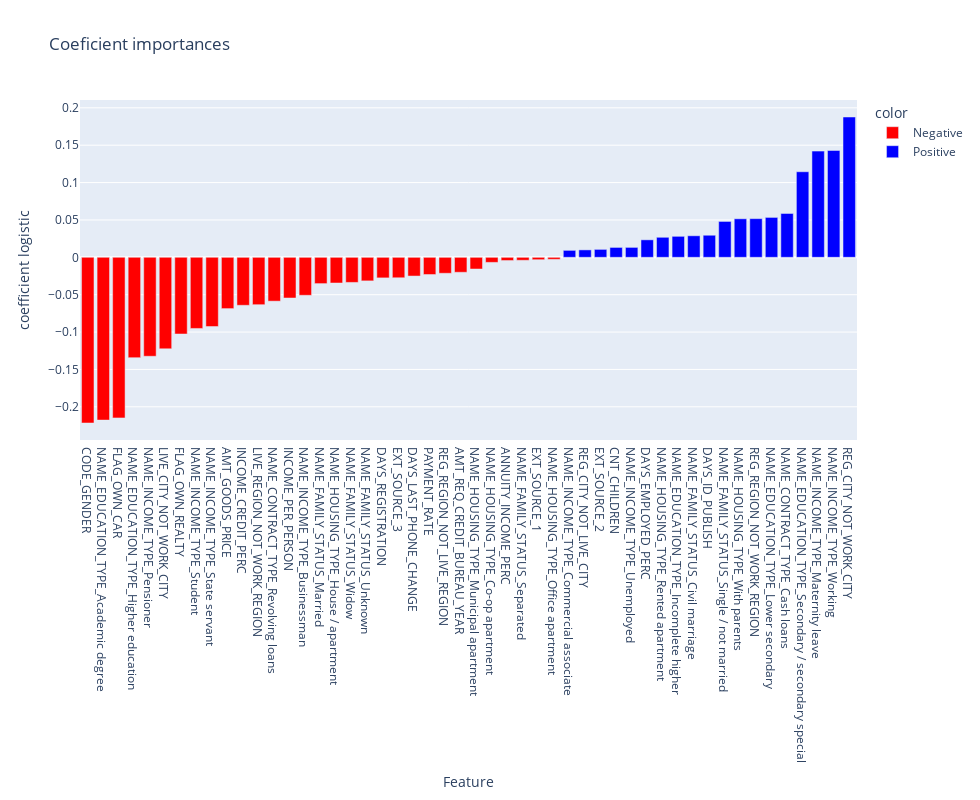

Notebook code for this chart:
### Code cell
coef_importan()

### Figure 1 — Plotly figure (JSON) as saved in the notebook; plotly's stock layout.template omitted (floating-point values rounded to 4 significant figures)
{"data": [{"alignmentgroup": "True", "hovertemplate": "color=Negative<br>Feature=%{x}<br>coefficient logistic=%{y}<extra></extra>", "legendgroup": "Negative", "marker": {"color": "red", "pattern": {"shape": ""}}, "name": "Negative", "offsetgroup": "Negative", "orientation": "v", "showlegend": true, "textposition": "auto", "type": "bar", "x": ["CODE_GENDER", "FLAG_OWN_CAR", "FLAG_OWN_REALTY", "REG_REGION_NOT_LIVE_REGION", "LIVE_REGION_NOT_WORK_REGION", "LIVE_CITY_NOT_WORK_CITY", "EXT_SOURCE_1", "EXT_SOURCE_3", "AMT_REQ_CREDIT_BUREAU_YEAR", "DAYS_LAST_PHONE_CHANGE", "AMT_GOODS_PRICE", "DAYS_REGISTRATION", "NAME_CONTRACT_TYPE_Revolving loans", "NAME_INCOME_TYPE_Businessman", "NAME_INCOME_TYPE_Pensioner", "NAME_INCOME_TYPE_State servant", "NAME_INCOME_TYPE_Student", "NAME_FAMILY_STATUS_Married", "NAME_FAMILY_STATUS_Separated", "NAME_FAMILY_STATUS_Unknown", "NAME_FAMILY_STATUS_Widow", "NAME_EDUCATION_TYPE_Academic degree", "NAME_EDUCATION_TYPE_Higher education", "NAME_HOUSING_TYPE_Co-op apartment", "NAME_HOUSING_TYPE_House / apartment", "NAME_HOUSING_TYPE_Municipal apartment", "NAME_HOUSING_TYPE_Office apartment", "INCOME_CREDIT_PERC", "INCOME_PER_PERSON", "ANNUITY_INCOME_PERC", "PAYMENT_RATE"], "xaxis": "x", "y": [-0.2217, -0.2149, -0.1026, -0.02134, -0.06339, -0.1225, -0.003207, -0.02736, -0.02002, -0.02506, -0.06863, -0.02753, -0.05866, -0.0508, -0.1324, -0.09264, -0.09516, -0.03517, -0.003986, -0.03153, -0.03357, -0.2178, -0.1342, -0.00677, -0.03436, -0.01563, -0.002712, -0.06418, -0.05443, -0.00431, -0.02303], "yaxis": "y"}, {"alignmentgroup": "True", "hovertemplate": "color=Positive<br>Feature=%{x}<br>coefficient logistic=%{y}<extra></extra>", "legendgroup": "Positive", "marker": {"color": "blue", "pattern": {"shape": ""}}, "name": "Positive", "offsetgroup": "Positive", "orientation": "v", "showlegend": true, "textposition": "auto", "type": "bar", "x": ["CNT_CHILDREN", "REG_CITY_NOT_LIVE_CITY", "REG_REGION_NOT_WORK_REGION", "REG_CITY_NOT_WORK_CITY", "EXT_SOURCE_2", "DAYS_ID_PUBLISH", "NAME_CONTRACT_TYPE_Cash loans", "NAME_INCOME_TYPE_Commercial associate", "NAME_INCOME_TYPE_Maternity leave", "NAME_INCOME_TYPE_Unemployed", "NAME_INCOME_TYPE_Working", "NAME_FAMILY_STATUS_Civil marriage", "NAME_FAMILY_STATUS_Single / not married", "NAME_EDUCATION_TYPE_Incomplete higher", "NAME_EDUCATION_TYPE_Lower secondary", "NAME_EDUCATION_TYPE_Secondary / secondary special", "NAME_HOUSING_TYPE_Rented apartment", "NAME_HOUSING_TYPE_With parents", "DAYS_EMPLOYED_PERC"], "xaxis": "x", "y": [0.01323, 0.009951, 0.05173, 0.1877, 0.01062, 0.02954, 0.05866, 0.009323, 0.1421, 0.01327, 0.143, 0.02882, 0.04798, 0.02808, 0.05339, 0.1145, 0.02679, 0.05155, 0.0234], "yaxis": "y"}], "layout": {"autosize": false, "barmode": "relative", "height": 800, "legend": {"title": {"text": "color"}, "tracegroupgap": 0}, "title": {"text": "Coeficient importances"}, "width": 980, "xaxis": {"anchor": "y", "categoryorder": "total ascending", "domain": [0, 1], "title": {"text": "Feature"}}, "yaxis": {"anchor": "x", "domain": [0, 1], "title": {"text": "coefficient logistic"}}}}
